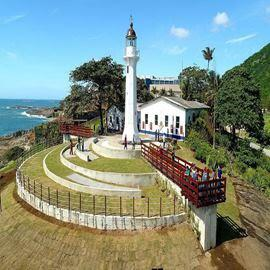
%> input picture 2021-2/EP/descrição/Farol-de-Santa-Luzia.jpg, 270 x 270 px
$ octave Untitled.m   (GNU Octave 9; MATLAB toolbox functions it lacks are replaced by stand-ins)
%> lines starting %> are read from the running program, lines starting %| are printed output that depends on the picture
x = imread('Farol-de-Santa-Luzia.jpg'); xx = rgb2gray(x);
%> further down, x is the input picture: size 270x270x3 uint8; mean R, G, B 127.7, 144.1, 133.9
%> after `xx = rgb2gray(x)`:
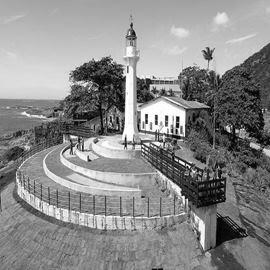
%> xx: size 270x270 uint8; min 0, max 255, mean 138
% Aqui, a imagem foi redimensionada de 500x500 pixels para 250x250 pixels.
f= uint16(imresize(xx, [250, 250], 'bicubic'));
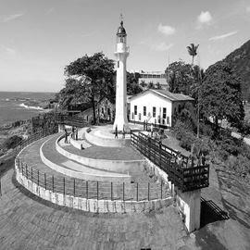
%> f: size 250x250 uint16; min 0, max 255, mean 138
% No seu caso, a imagem de 250x250 pontos será fornecida no formato raw.
% Aqui calcula-se o histograma da imagem
histograma=zeros(256,1);
for i=1:250,
    for j=1:250,
        % matlab não indexa posição 0 e uma imagem pode ter nível de cinza=0
        histograma(f(i,j)+1)=histograma(f(i,j)+1)+1;
    end;
end;
%> after the loop, histograma = 256 values, max 528 at index 168, min 16 at index 2, mean 244.1
histo = imhist(uint8(f)); % calculado chamando-se a função imhist do Matlab
%> histo has the same summary as histograma
subplot(311); imshow(uint8(f)); title("Imagem do Farol de Santa Luzia - VV")
subplot(312); plot(histograma); % calculado conforme linhas de código 9 a 14
title("Histograma calculado")
subplot(313);
plot(histo);
title("Histograma usando-se a função 'imhist'")
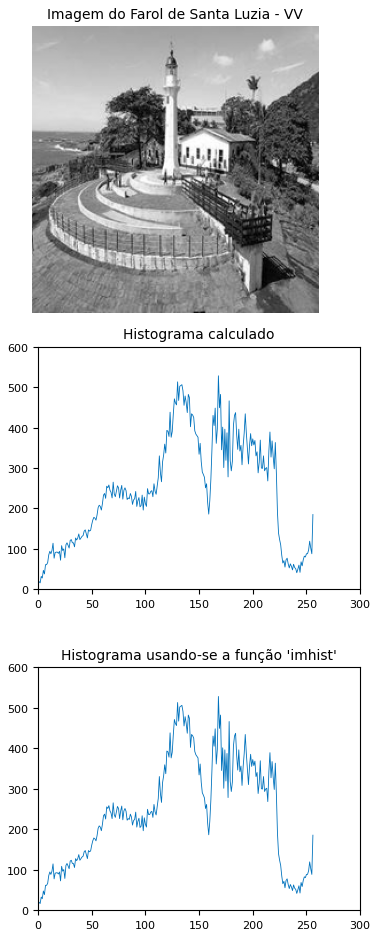
%> figure redrawn from the program's plot data, 3 panels

$ run again, with 2021-2/EP/descrição/primeira versão.jpg copied over 2021-2/EP/descrição/Farol-de-Santa-Luzia.jpg
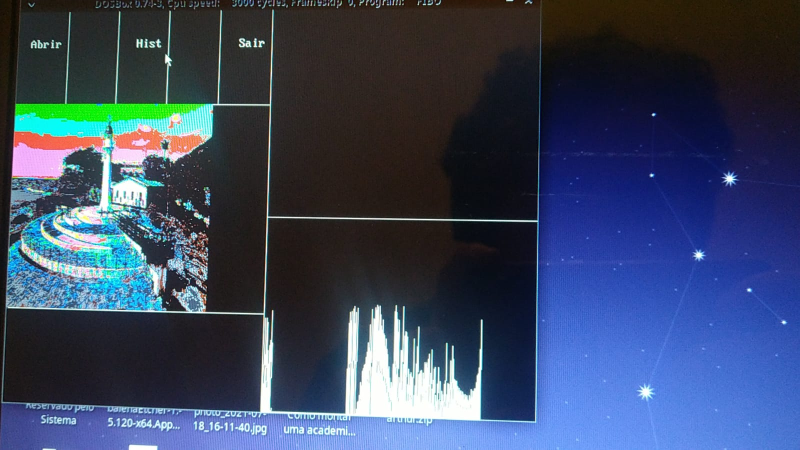
%> input picture 2021-2/EP/descrição/primeira versão.jpg, 1599 x 899 px (shown at 1/2 size)
%> x is the input picture: size 899x1599x3 uint8; mean R, G, B 56.8, 70, 96.5
%> `f= uint16(imresize(xx, [250, 250], 'bicubic'));`:
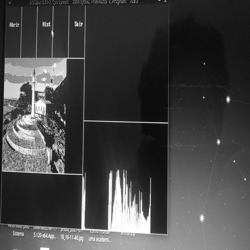
%> f: size 250x250 uint16; min 9, max 255, mean 69.1
%> after the loop `for i=1:250,`: histograma = 256 values, max 1733 at index 30, min 0 at index 1, mean 244.1
%> histo has the same summary as histograma
%> `title("Histograma usando-se a função 'imhist'")`:
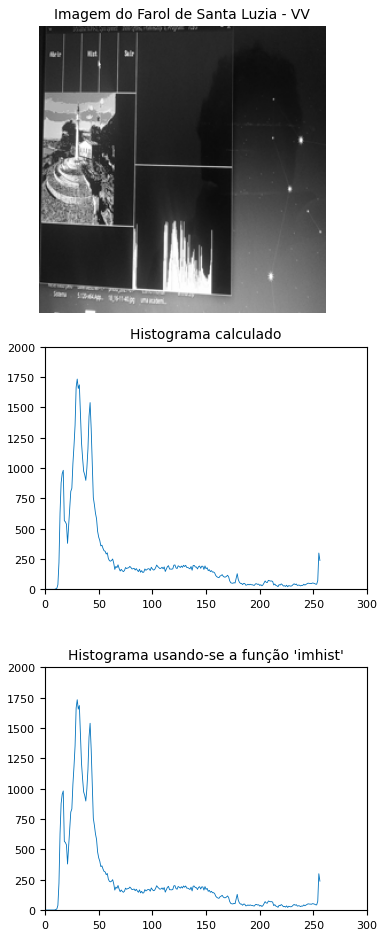
%> figure redrawn from the program's plot data, 3 panels
